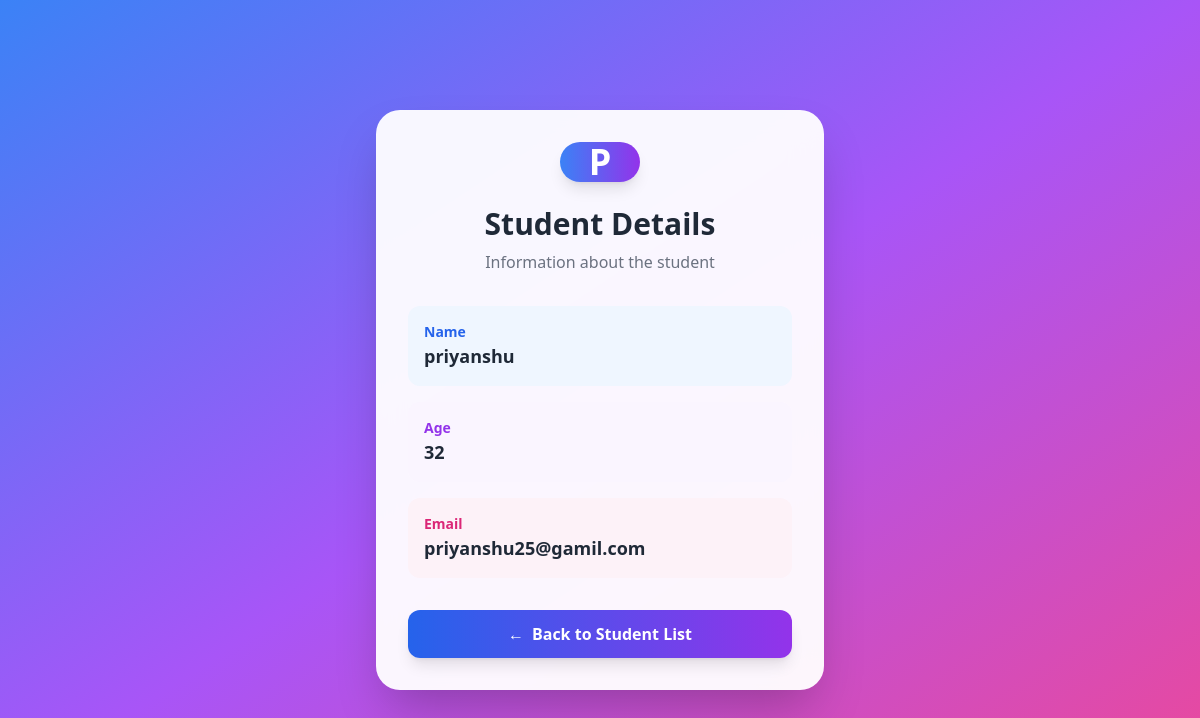
Screenshot of /details/9 with the database file from the repository.
### form/models.py (models this page shows)
class Student(models.Model):
    name = models.CharField(max_length=100)
    age = models.IntegerField()
    email = models.EmailField(unique=True)

### form/views.py (the view)
# urls.py: path('details/<int:pk>' ,views.student_details , name='student_details'),
def student_details(request,pk):
    students = get_object_or_404(Student,pk=pk)
    return render(request, 'student_details.html',{'student':students})

### form/templates/student_details.html (shortened to what this page needs)
<!DOCTYPE html>
<html lang="en">
<head>
    <script src="https://cdn.tailwindcss.com"></script>
</head>
<body class="min-h-screen bg-gradient-to-br from-blue-500 via-purple-500 to-pink-500
             flex items-center justify-center p-6">
    <div class="w-full max-w-md">
        <div class="bg-white/95 backdrop-blur-lg
                    rounded-3xl shadow-2xl p-8
                    hover:-translate-y-2
                    transition-all duration-300">
            <div class="flex justify-center mb-6">
                <div class="w-20 h-19
                            rounded-full
                            bg-gradient-to-r from-blue-500 to-purple-600
                            flex items-center justify-center
                            text-white text-4xl font-bold
                            shadow-lg">
                    {{ student.name|first|upper }}
                </div>
            </div>
            <h2 class="text-3xl font-bold text-gray-800 text-center mb-2">
                Student Details
            </h2>
            <p class="text-gray-500 text-center mb-8">
                Information about the student
            </p>
            <div class="space-y-4">
                <div class="bg-blue-50 rounded-xl p-4
                            hover:bg-blue-100 transition">
                    <p class="text-sm text-blue-600 font-semibold">
                        Name
                    </p>
                    <p class="text-lg font-bold text-gray-800">
                        {{ student.name }}
                    </p>
                </div>
                <div class="bg-purple-50 rounded-xl p-4
                            hover:bg-purple-100 transition">
                    <p class="text-sm text-purple-600 font-semibold">
                        Age
                    </p>
                    <p class="text-lg font-bold text-gray-800">
                        {{ student.age }}
                    </p>
                </div>
                <div class="bg-pink-50 rounded-xl p-4
                            hover:bg-pink-100 transition">
                    <p class="text-sm text-pink-600 font-semibold">
                        Email
                    </p>
                    <p class="text-lg font-bold text-gray-800 break-words">
                        {{ student.email }}
                    </p>
                </div>
            </div>
            <a
                href="{% url 'student_list' %}"
                class="mt-8 w-full
                       inline-flex items-center justify-center gap-2
                       bg-gradient-to-r from-blue-600 to-purple-600
                       text-white font-semibold
                       py-3 px-6
                       rounded-xl
                       shadow-lg
                       hover:shadow-xl
                       hover:scale-[1.02]
                       active:scale-95
                       transition-all duration-200"
            >
                <span>←</span>
                Back to Student List
            </a>
        </div>
    </div>
</body>
</html>

### rows the page displays
Student: name|first "P", name "priyanshu", age "32", email "priyanshu25@gamil.com"
